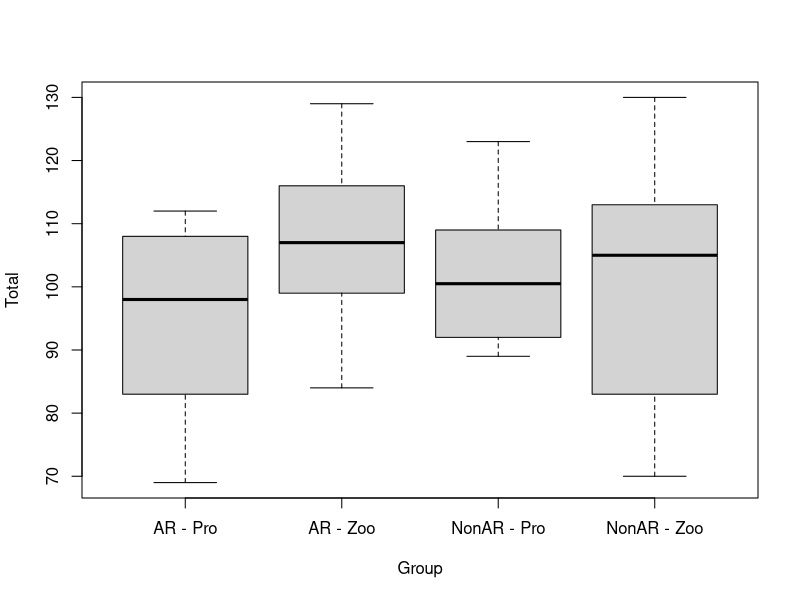
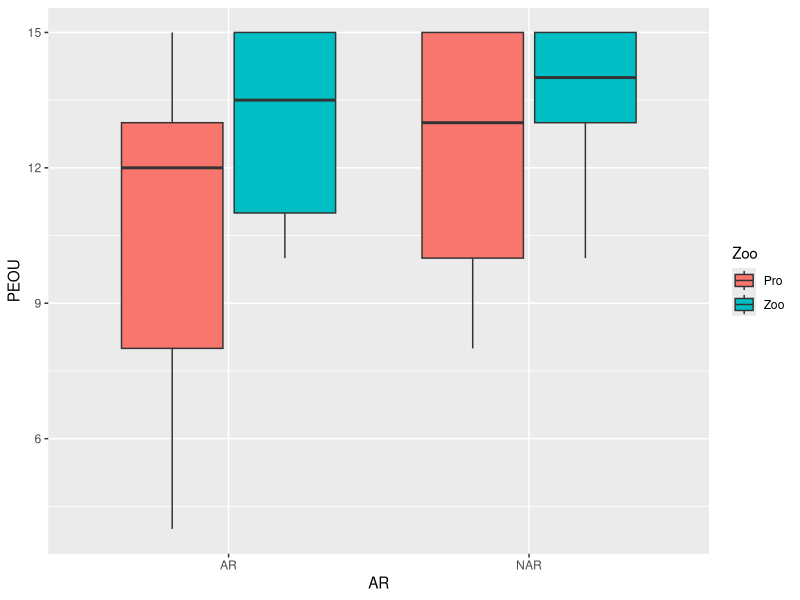
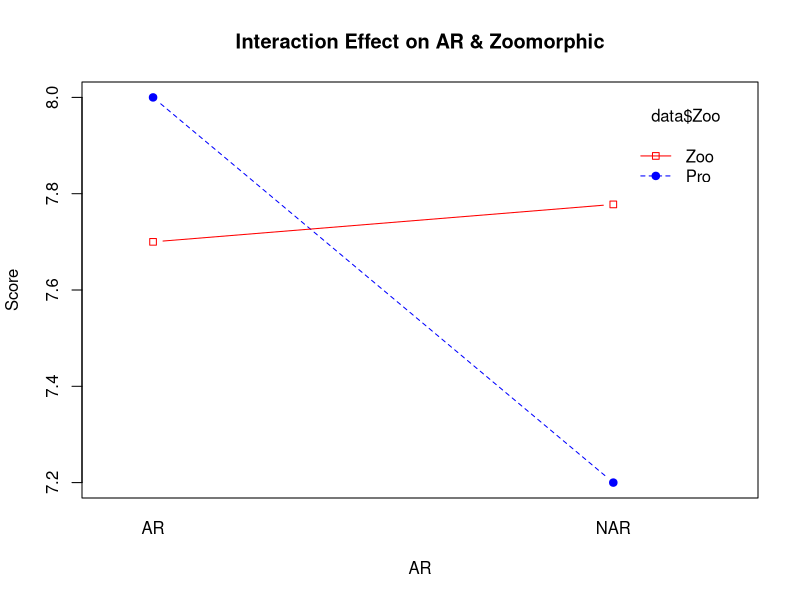
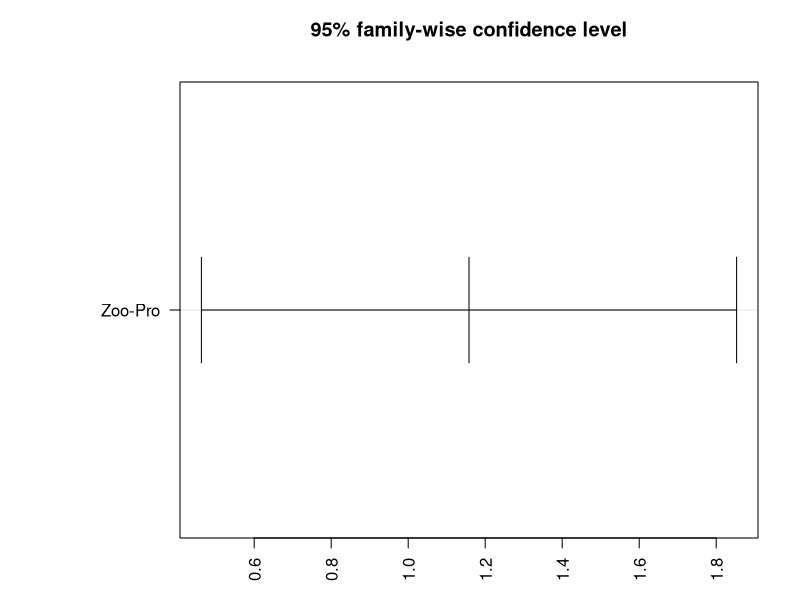
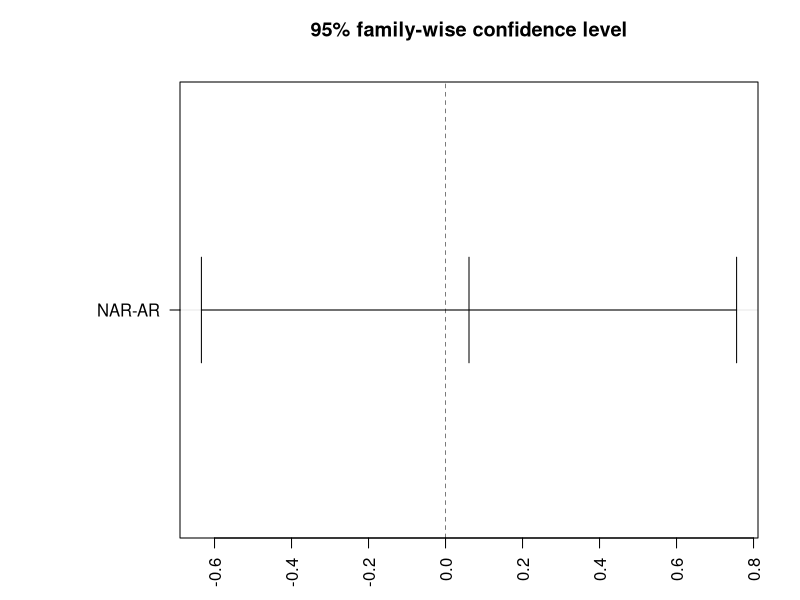

Write the R code that produced these figures, in order.
################################################################################
################# Digital Healthcare Virtual Agent Research ####################

## Dataset: Responses from after DHVA experiments questionnaires.
## 




################################################################################

library(ggplot2)
library(dplyr)
library(psych)

getwd()

################################################################################
################################################################################

## Basic data preprocessing
data <- read.csv("./data/AR_response.csv")  # original data
data <- read.csv("./data/AR_response2.csv") # participant 1~3 edited
data <- read.csv("./data/AR_response2_adjusted.csv") # participant 1~3 edited + data adjusted
data <- read.csv("./data/AR_response2_adjusted_copy.csv") # participant 1~3 edited + data adjusted + n




head(data)
colnames(data)[1] <- "Group"
colnames(data)

## Factorizing categorical variables
data$Group <- as.factor(data$Group)
data$Age <- as.factor(data$Age)
data$Gender <- as.factor(data$Gender)

str(data)

## Adding new variables
# 1. Column to recognize AR or NonAR
AR_cat <- ifelse(data$Group=="AR - Pro"|data$Group=="AR - Zoo", "AR", "NAR")
data$AR <- AR_cat
data$AR <- as.factor(data$AR)

# 2. Column to recognize Pro or Zoo
Zoo_cat <- ifelse(data$Group=="AR - Zoo"|data$Group=="NonAR - Zoo", "Zoo", "Pro")
data$Zoo <- Zoo_cat
data$Zoo <- as.factor(data$Zoo)

# 3. Columns to sum up the questionnaires

# ATT(Attitude), ITU(Intention of Use), PENJ(Perceived Enjoyment), PEOU(Perceived Ease of Use)
# PS(Perceived Sociability), PU(Perceived Usefulness), SP(Social Presence), TRU(Trust)
# ANX(Anxiety), SI(Social Influence)
data <- data %>% 
  mutate(ATT = Q1 + Q2 + Q3, ITU = Q4 + Q5 + Q6, PENJ = Q7 + Q8 + Q9, 
         PEOU = Q10 + Q11 + Q12, PS = Q13 + Q14 + Q15, PU = Q16 + Q17 + Q18,
         SP = Q19 + Q20 + Q21, TRU = Q22 + Q23 + Q24, ANX = Q25 + Q26 + Q27, 
         SI = Q28 + Q29 + Q30)

data <- data %>% 
  mutate(Total = ATT + ITU + PENJ + PEOU + PS + PU + SP + TRU + ANX + SI)

head(data)
summary(data)


################################################################################
## Cronbach Alpha test

head(data)

alpha(data[,4:6])   # Q1~Q3: ATT(Attitude)             
alpha(data[,7:9])   # Q4~Q6: ITU(Intention of Use)            
alpha(data[,10:12]) # Q7~Q9: PENJ(Perceived Enjoyment)
alpha(data[,13:15]) # Q10~Q12: PEOU(Perceived Ease of Use)
alpha(data[,16:18]) # Q13~Q15: PS(Perceived Sociability) - low
alpha(data[,16:17]) # Q13~Q15: PS(Perceived Sociability) --> Q15 droped.
alpha(data[,19:21]) # Q16~Q18: PU(Perceived Usefulness)
alpha(data[,22:24]) # Q19~Q21: SP(Social Presence)
alpha(data[,25:27]) # Q22~Q24: TRU(Trust) - low
alpha(data[,28:30]) # Q25~Q27: ANX(Anxiety)
alpha(data[,31:33]) # Q28~Q30: SI(Social Influence)


################################################################################

## Simple check for the box plot and interaction plot
boxplot(Total ~ Group, data=data)

## MEAN & SD VALUE COMPARISON ##
ggplot(data, aes(x = AR, y = PEOU, fill = Zoo)) + geom_boxplot()

## Interaction Effect
interaction.plot(data$AR, data$Zoo, data$SP, 
                 main = "Interaction Effect on AR & Zoomorphic",
                 xlab = "AR", ylab = "Score", type = "b",
                 pch = c(19, 22), col=c("blue", "red"), legend=TRUE)



# ATT(Attitude), ITU(Intention of Use), PENJ(Perceived Enjoyment), PEOU(Perceived Ease of Use)
# PS(Perceived Sociability), PU(Perceived Usefulness), SP(Social Presence), TRU(Trust)
# ANX(Anxiety), SI(Social Influence)


## One-way ANOVA test for each variable
result_AR <-aov(PEOU ~ AR, data = data)
anova(result_AR)

result_zoo <- aov(PEOU ~ Zoo, data = data)
anova(result_zoo)


## Two-way ANOVA test for both variables
result_both <- aov(SI ~ Zoo + AR, data = data)
anova(result_both)


## TukeyHSD test for multiple comparisons - post hoc test
TukeyHSD(result_both, conf.level=0.95)

par(mar=c(3.1, 9, 4.1, 2.1))
plot(TukeyHSD(result_both, conf.level = 0.95), las=2)




################################################################################
## ANOVA test with interaction effect from variables






## ANOVA test without interaction effect from variables






